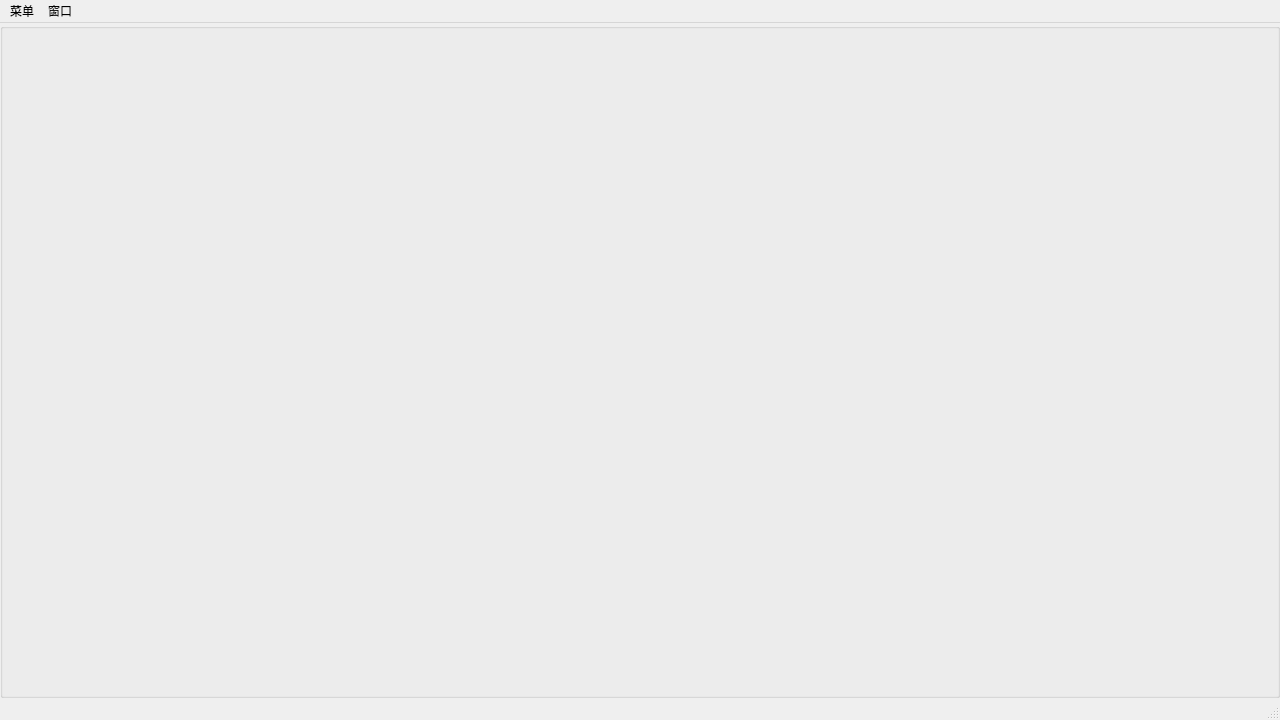
<?xml version="1.0" encoding="UTF-8"?>
<ui version="4.0">
 <class>MainWindow</class>
 <widget class="QMainWindow" name="MainWindow">
  <property name="geometry">
   <rect>
    <x>0</x>
    <y>0</y>
    <width>1280</width>
    <height>720</height>
   </rect>
  </property>
  <property name="windowTitle">
   <string>赛尔号互通版</string>
  </property>
  <widget class="QWidget" name="centralwidget">
   <layout class="QGridLayout" name="gridLayout">
    <property name="leftMargin">
     <number>0</number>
    </property>
    <property name="topMargin">
     <number>0</number>
    </property>
    <property name="rightMargin">
     <number>0</number>
    </property>
    <property name="bottomMargin">
     <number>0</number>
    </property>
    <property name="spacing">
     <number>0</number>
    </property>
    <item row="0" column="0">
     <widget class="QGroupBox" name="groupBox">
      <property name="title">
       <string/>
      </property>
     </widget>
    </item>
   </layout>
  </widget>
  <widget class="QMenuBar" name="menubar">
   <property name="geometry">
    <rect>
     <x>0</x>
     <y>0</y>
     <width>1280</width>
     <height>26</height>
    </rect>
   </property>
   <widget class="QMenu" name="menu">
    <property name="title">
     <string>菜单</string>
    </property>
    <widget class="QMenu" name="menu_account">
     <property name="title">
      <string>账号</string>
     </property>
     <addaction name="action_accountGroup1"/>
     <addaction name="action_accountGroup2"/>
     <addaction name="action_accountGroup3"/>
    </widget>
    <addaction name="menu_account"/>
    <addaction name="action_setTitle"/>
   </widget>
   <widget class="QMenu" name="menu_2">
    <property name="title">
     <string>窗口</string>
    </property>
    <addaction name="action_360p"/>
    <addaction name="action_480p"/>
    <addaction name="action_720p"/>
    <addaction name="action_900p"/>
    <addaction name="action_1080p"/>
   </widget>
   <addaction name="menu"/>
   <addaction name="menu_2"/>
  </widget>
  <widget class="QStatusBar" name="statusbar"/>
  <action name="action_accountGroup1">
   <property name="checkable">
    <bool>true</bool>
   </property>
   <property name="text">
    <string>用户组1</string>
   </property>
  </action>
  <action name="action_accountGroup2">
   <property name="checkable">
    <bool>true</bool>
   </property>
   <property name="text">
    <string>用户组2</string>
   </property>
  </action>
  <action name="action_accountGroup3">
   <property name="checkable">
    <bool>true</bool>
   </property>
   <property name="text">
    <string>用户组3</string>
   </property>
  </action>
  <action name="action_720p">
   <property name="checkable">
    <bool>true</bool>
   </property>
   <property name="text">
    <string>1280*720</string>
   </property>
  </action>
  <action name="action_900p">
   <property name="checkable">
    <bool>true</bool>
   </property>
   <property name="text">
    <string>1600*900</string>
   </property>
  </action>
  <action name="action_1080p">
   <property name="checkable">
    <bool>true</bool>
   </property>
   <property name="text">
    <string>1920*1080</string>
   </property>
  </action>
  <action name="action_480p">
   <property name="checkable">
    <bool>true</bool>
   </property>
   <property name="text">
    <string>960*540</string>
   </property>
  </action>
  <action name="action_360p">
   <property name="checkable">
    <bool>true</bool>
   </property>
   <property name="text">
    <string>640*360</string>
   </property>
  </action>
  <action name="action_clearCache">
   <property name="text">
    <string>清理缓存</string>
   </property>
  </action>
  <action name="action_clearData">
   <property name="text">
    <string>清理数据</string>
   </property>
  </action>
  <action name="action_setTitle">
   <property name="text">
    <string>修改标题</string>
   </property>
  </action>
 </widget>
 <resources/>
 <connections/>
</ui>
